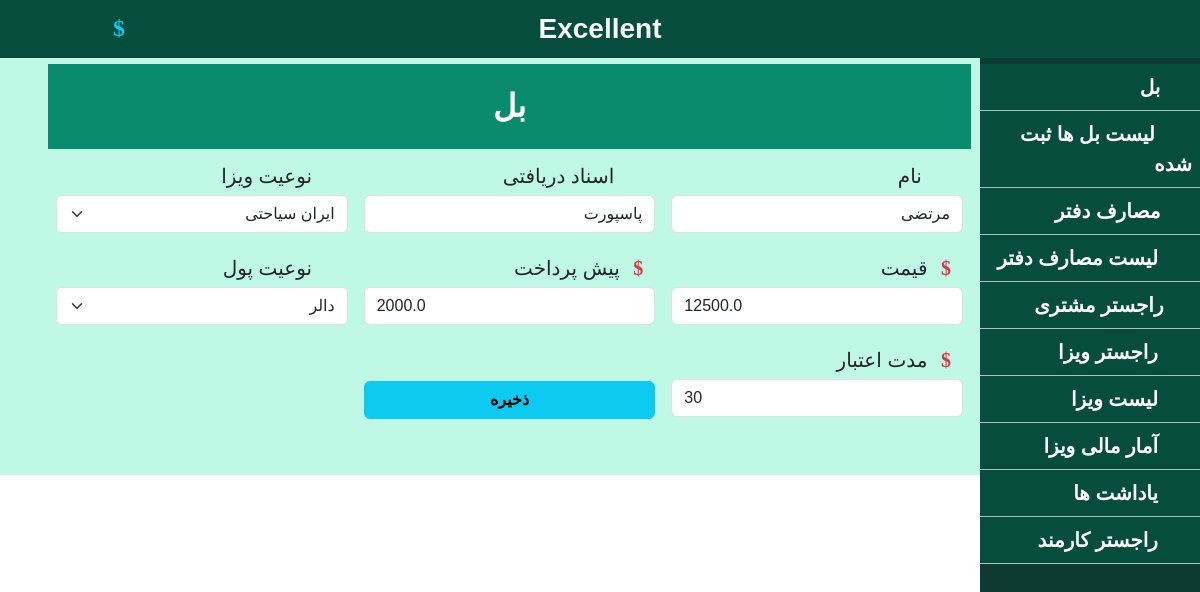
Screenshot of /updateBill/1/ (signed in) with the database file from the repository.
### travel_tour/models.py (models this page shows, shortened)
class Bill(models.Model):
    name = models.CharField(max_length=50)
    reciveddoc = models.CharField(max_length=50)
    visatype = models.ForeignKey(VisaType, on_delete=models.CASCADE,null=True)
    othertype = models.ForeignKey(otherbill,on_delete=models.CASCADE,null=True)
    date = models.DateField(auto_now = True)
    price = models.FloatField()
    payed = models.FloatField()
    money = models.ForeignKey(Money, on_delete=models.CASCADE)
    duration = models.IntegerField(null=True)
    isdone = models.BooleanField(default=False)
    cr = models.BooleanField(default=False)
    cv = models.BooleanField(default=False)
    def __str__(self):
        return str(self.name)

class VisaType(models.Model):
    country = models.CharField(max_length=20)
    duration = models.IntegerField()
    type = models.CharField(max_length=20)
    price = models.FloatField()
    money = models.ForeignKey(Money, on_delete=models.CASCADE)
    def __str__ (self):
        return str(self.country)+ ' ' + str(self.duration)

class Money(models.Model):
    money_type = models.CharField(max_length=20)
    amount = models.IntegerField()
    sell_amount = models.FloatField()
    buy_amount = models.FloatField()
    date = models.DateTimeField(auto_now_add=True)

### travel_tour/views.py (the view)
# urls.py: path('updateBill/<int:bill_id>/',updateBill,name = 'updateBill'),
@login_required(login_url='/')
def updateBill(request, bill_id):
    bill = mod.Bill.objects.get(id = bill_id)
    context={}
    if request.method == 'POST':
        bill.name = request.POST.get('name_txt')
        bill.reciveddoc = request.POST.get('reciveddoc_txt')
        visatype = request.POST.get('visatype_txt')
        bill.price = request.POST.get('price_txt')
        bill.payed = request.POST.get('payed_txt')
        money = request.POST.get('money_txt')
        try:
            bill.visatype = mod.VisaType.objects.get(id= visatype)
        except:
            bill.visatype = None
        try:
           bill.othertype =  mod.otherbill.objects.get(title = visatype)
        except:
            bill.othertype = None
        bill.money = mod.Money.objects.get(id = money)
        bill.duration = request.POST.get('duration_txt')
        bill.save()
        return redirect('/bill#list')
    else:
        context['bill'] = bill
        context['visaList'] = mod.VisaType.objects.all()
        context['other'] = mod.otherbill.objects.all()
        context['money'] = mod.Money.objects.all()
    return render(request, 'billing/updateBill.html', context)

### templates/billing/updateBill.html (shortened to what this page needs)
{% extends 'shared/_MainLayout.html' %}
{% load static %}
{% block content %}
<div class="body p-5 mt-3">
    <div class="text-center">
        <div class="detial">
            <div class="title_bar fw-bold fs-2 sub-bg text-white">
                بل
            </div>
        </div>
         <form action="#" method="post">
                <div class="row m-0 text-start">
                    <div class="col-lg-4 col-md-6 col-sm-12 p-2 fs-5">
                        <p class="text-dark m-1"><i class="fa fa-user text-danger px-2" aria-hidden="true"></i>  نام</p>
                        <input type="text" class="form-control" name="name_txt" value="{{bill.name}}" required>
                    </div>
                    <div class="col-lg-4 col-md-6 col-sm-12 p-2 fs-5">
                        <p class="text-dark m-1"><i class="fa fa-edit text-danger px-2" aria-hidden="true"></i>  اسناد دریافتی</p>
                        <input type="text" class="form-control" name="reciveddoc_txt" value = {{bill.reciveddoc}} required>
                    </div>
                    <div class="col-lg-4 col-md-6 col-sm-12 p-2 fs-5">
                        <p class="text-dark m-1"><i class="fa fa-edit text-danger px-2" aria-hidden="true"></i>نوعیت ویزا</p>
                        <select class="form-select" aria-label="Default select example" name="visatype_txt">
                            {% if bill.visatype %}
                            <option class="" value="{{ bill.visatype.id }}">{{ bill.visatype.country }} {{bill.visatype.type}}</option>
                            {% else %}
                            <option class="" value="{{ bill.othertype.title }}">{{ bill.othertype.title }}</option>
                            {% endif %}
                        </select>
                    </div>
                     <div class="col-lg-4 col-md-6 col-sm-12 p-2 fs-5">
                        <p class="text-dark m-1"><i class="fa fa-dollar text-danger px-2" aria-hidden="true"></i>  قیمت</p>
                        <input type="number" class="form-control" name="price_txt" value="{{bill.price}}" required>
                    </div>
                    <div class="col-lg-4 col-md-6 col-sm-12 p-2 fs-5">
                        <p class="text-dark m-1"><i class="fa fa-dollar text-danger px-2" aria-hidden="true"></i>  پیش پرداخت</p>
                        <input type="number" class="form-control" name="payed_txt" value="{{bill.payed}}" required>
                    </div>
                    <div class="col-lg-4 col-md-6 col-sm-12 p-2 fs-5">
                        <p class="text-dark m-1"><i class="fa fa-edit text-danger px-2" aria-hidden="true"></i>نوعیت پول</p>
                        <select class="form-select" aria-label="Default select example" name="money_txt">
                            <option class="" value="{{ bill.money.id }}">{{ bill.money.money_type }}</option>
                        </select>
                    </div>
                    <div class="col-lg-4 col-md-6 col-sm-12 p-2 fs-5">
                        <p class="text-dark m-1"><i class="fa fa-dollar text-danger px-2" aria-hidden="true"></i>  مدت اعتبار </p>
                        <input type="number" class="form-control" name="duration_txt" value="{{bill.duration}}" required>
                    </div>
                    <div class="col-lg-4 col-md-6 col-sm-12 p-2 fs-5">
                        <button type="submit" class="btn btn-info mt-3 w-100 fw-bold" >ذخیره</button>
                    </div>
                </div>
            </form>
        </div>
</div>
{% endblock content %}

### static/CSS/style.css (style rules this page uses)
* { font-family: Arial, Helvetica, sans-serif; }
.sub-bg { background-color: rgb(11, 139, 110); }
.body { margin-right: 181px; background-color: rgb(191, 248, 229); height: fit-content; }
.title_bar { padding: 2%; color: rgb(9, 59, 65); }

### rows the page displays
Bill: name_txt "مرتضی", reciveddoc_txt "پاسپورت", visatype_txt "ایران سیاحتی", price_txt "12500.0", payed_txt "2000.0", money_txt "دالر", duration_txt "30"
